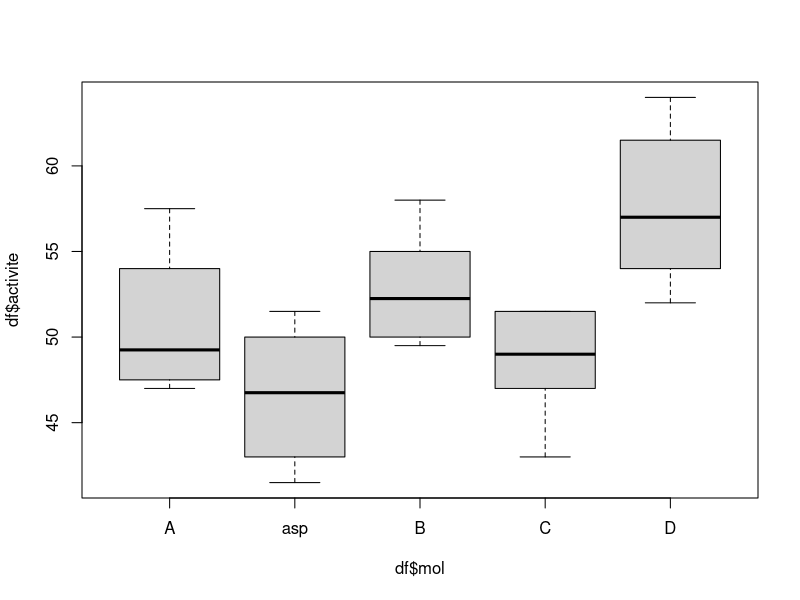

This figure's R source: (Note: this script raises an error after producing the figure.)
rm(list=ls())
df = read.table("aspirine_formate.txt",h=T)
boxplot(df$activite~df$mol)
# D semble peu efficace, asp semble la plus efficace, ABC equivalentes
# Pour avoir les observations individuelles :
coplot(df$activite~df$mol|rep(1,30))
# Pour calculer les moyennes par groupe :
tapply(df$activite,df$mol,mean)
# Applique une fonction (mean) à une variable (activite) selon les niveaux (mol)
# Calcul des variances d'un groupe a l'autre :
tapply(df$activite,df$mol,var)
# On teste avec test de Bartlett pour plus de precision :
bartlett.test(df$activite,df$mol)
# Pas de difference de variance significative entre groupes
fmol = factor(df$mol) #remplacer une variable qualitative par une variable quantitative
lm1 = lm(df$activite~fmol)
summary(lm1)
model.matrix(lm1)
contrasts(fmol) # matrice de contraste
# intercept : moyenne pour variable A
#fmolasp : difference de moyenne entre asp et A, difference non significative
anova(lm1)
#fmol : sce expliquee par le modele : reflete la variance inter groupes
#4 ddl car on a 4 coeffs lies a la variabilite (pas l'intercept)
# variance residuelle : ddl = 30-5. P-value : au moins une molecule se distingue des autres

#on change la matrice de contraste pour utiliser asp comme reference
fmol2=fmol
contrasts(fmol2) = contr.treatment(5,base=2)
contrasts(fmol2)
lm2 = lm(df$activite~fmol2)
summary(lm2)
anova(lm2)
# au moins une moyenne se distingue des autres
# la variabilité intragroupe ne change pas par rapport à lm1
plot(lm2)
shapiro.test(lm2)

#Tous les tests sont correles car ils sont tous compares a l'aspirine
# recuperer les 4 pvalues de lm2
p = summary(lm2)$coefficients[2:5,4]
p.adjust(p,method="bonferroni")
# molecule b : on est proche de 5 %

# methode de dunnett
lm2d = glht(lm2, c('fmol21=0','fmol23=0','fmol24=0','fmol25=0'))
summary(lm2d)